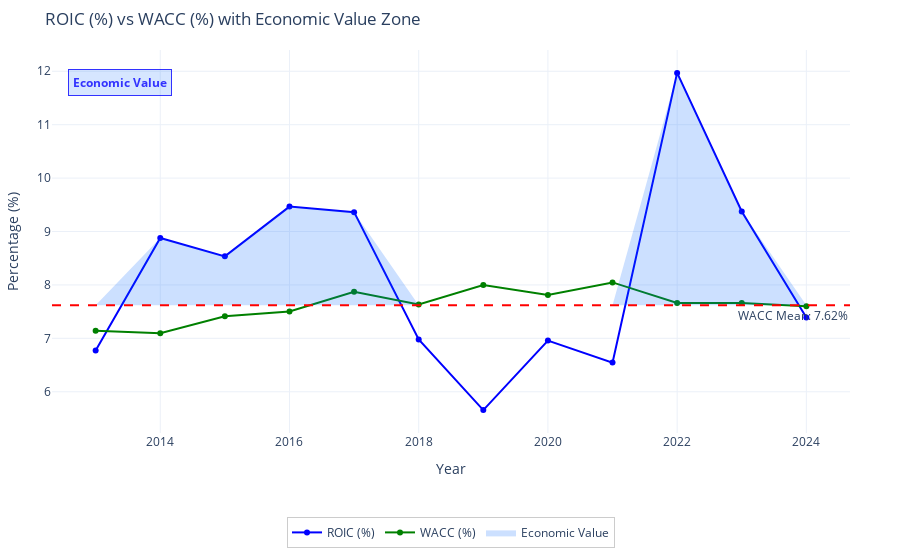

Here is the notebook cell this chart was saved with:
### Markdown cell above
# Corporate Finance

### Code cell
import plotly.graph_objects as go
import numpy as np
import pandas as pd

# Get the years from both DataFrames
ratio_years = Ratio[('Meta', 'Năm')].astype(int).values
result_years = result_df['yearReport'].astype(int).values

# Find common years
common_years = sorted(list(set(ratio_years).intersection(set(result_years))))

# Filter and sort both DataFrames by common years
ratio_filtered = Ratio[Ratio[('Meta', 'Năm')].astype(int).isin(common_years)]
ratio_filtered = ratio_filtered.sort_values(('Meta', 'Năm'))

result_filtered = result_df[result_df['yearReport'].astype(int).isin(common_years)]
result_filtered = result_filtered.sort_values('yearReport')

# Calculate values using the filtered and aligned data
wacc_mean = result_filtered['wacc_market_based'].mean() * 100
roic_values = ratio_filtered[('Chỉ tiêu khả năng sinh lợi', 'ROIC (%)')] * 100
wacc_values = result_filtered['wacc_market_based'] * 100

# Create the figure
fig = go.Figure()

# Add ROIC line
fig.add_trace(go.Scatter(
    x=ratio_filtered[('Meta', 'Năm')],
    y=roic_values,
    name='ROIC (%)',
    line=dict(color='blue')
))

# Add WACC line
fig.add_trace(go.Scatter(
    x=result_filtered['yearReport'],
    y=wacc_values,
    name='WACC (%)',
    line=dict(color='green')
))

# Add horizontal line at WACC mean
fig.add_hline(
    y=wacc_mean,
    line_dash="dash",
    line_color="red",
    annotation_text=f"WACC Mean: {wacc_mean:.2f}%",
    annotation_position="bottom right"
)

# Only add shaded area if we have data points
if len(roic_values) > 0:
    # Create x values for the shaded area
    x_combined = np.concatenate([ratio_filtered[('Meta', 'Năm')], ratio_filtered[('Meta', 'Năm')][::-1]])
    y_upper = np.where(roic_values > wacc_mean, roic_values, wacc_mean)
    y_lower = np.full_like(roic_values, wacc_mean)
    y_combined = np.concatenate([y_upper, y_lower[::-1]])

    # Add the shaded area
    fig.add_trace(go.Scatter(
        x=x_combined,
        y=y_combined,
        fill='toself',
        fillcolor='rgba(0, 100, 255, 0.2)',
        line=dict(width=0),
        showlegend=True,
        name='Economic Value',
        legendgroup='economic_value',
        hoverinfo='skip'
    ))

# Add Economic Value annotation in upper left corner
fig.add_annotation(
    x=0.02,  # Left side
    y=0.95,  # Top side
    xref="paper",  # Use paper coordinates (0-1)
    yref="paper",  # Use paper coordinates (0-1)
    text="<b>Economic Value</b>",
    showarrow=False,
    font=dict(
        size=12,
        color="blue"
    ),
    bgcolor='rgba(0, 100, 255, 0.2)',  # Same as fill color
    bordercolor="blue",
    borderwidth=1,
    borderpad=4,
    opacity=0.8,
    xanchor="left",  # Left-align the text
    yanchor="top"    # Anchor at the top
)

# Update layout with legend at bottom
fig.update_layout(
    title='ROIC (%) vs WACC (%) with Economic Value Zone',
    xaxis_title='Year',
    yaxis_title='Percentage (%)',
    showlegend=True,
    template='plotly_white',
    hovermode='x unified',
    margin=dict(t=50, l=50, r=50, b=80),  # Added more bottom margin for legend
    legend=dict(
        orientation="h",  # Horizontal legend
        yanchor="bottom",
        y=-0.3,  # Position below the x-axis
        xanchor="center",
        x=0.5,   # Center the legend
        bgcolor='rgba(255, 255, 255, 0.7)',
        bordercolor='rgba(0, 0, 0, 0.2)',
        borderwidth=1
    )
)

# Show the plot
fig.show()

### Figure 1 — Plotly figure (JSON) as saved in the notebook; plotly's stock layout.template omitted (floating-point values rounded to 4 significant figures)
{"data": [{"line": {"color": "blue"}, "name": "ROIC (%)", "type": "scatter", "x": [2013, 2014, 2015, 2016, 2017, 2018, 2019, 2020, 2021, 2022, 2023, 2024], "y": [6.772, 8.879, 8.535, 9.466, 9.363, 6.978, 5.657, 6.958, 6.546, 11.97, 9.375, 7.392]}, {"line": {"color": "green"}, "name": "WACC (%)", "type": "scatter", "x": [2013, 2014, 2015, 2016, 2017, 2018, 2019, 2020, 2021, 2022, 2023, 2024], "y": [7.143, 7.096, 7.412, 7.503, 7.874, 7.635, 7.998, 7.81, 8.047, 7.661, 7.661, 7.601]}, {"fill": "toself", "fillcolor": "rgba(0, 100, 255, 0.2)", "hoverinfo": "skip", "legendgroup": "economic_value", "line": {"width": 0}, "name": "Economic Value", "showlegend": true, "type": "scatter", "x": [2013, 2014, 2015, 2016, 2017, 2018, 2019, 2020, 2021, 2022, 2023, 2024, 2024, 2023, 2022, 2021, 2020, 2019, 2018, 2017, 2016, 2015, 2014, 2013], "y": [7.62, 8.879, 8.535, 9.466, 9.363, 7.62, 7.62, 7.62, 7.62, 11.97, 9.375, 7.62, 7.62, 7.62, 7.62, 7.62, 7.62, 7.62, 7.62, 7.62, 7.62, 7.62, 7.62, 7.62]}], "layout": {"annotations": [{"showarrow": false, "text": "WACC Mean: 7.62%", "x": 1, "xanchor": "right", "xref": "x domain", "y": 7.62, "yanchor": "top", "yref": "y"}, {"bgcolor": "rgba(0, 100, 255, 0.2)", "bordercolor": "blue", "borderpad": 4, "borderwidth": 1, "font": {"color": "blue", "size": 12}, "opacity": 0.8, "showarrow": false, "text": "<b>Economic Value</b>", "x": 0.02, "xanchor": "left", "xref": "paper", "y": 0.95, "yanchor": "top", "yref": "paper"}], "hovermode": "x unified", "legend": {"bgcolor": "rgba(255, 255, 255, 0.7)", "bordercolor": "rgba(0, 0, 0, 0.2)", "borderwidth": 1, "orientation": "h", "x": 0.5, "xanchor": "center", "y": -0.3, "yanchor": "bottom"}, "margin": {"b": 80, "l": 50, "r": 50, "t": 50}, "shapes": [{"line": {"color": "red", "dash": "dash"}, "type": "line", "x0": 0, "x1": 1, "xref": "x domain", "y0": 7.62, "y1": 7.62, "yref": "y"}], "showlegend": true, "title": {"text": "ROIC (%) vs WACC (%) with Economic Value Zone"}, "xaxis": {"title": {"text": "Year"}}, "yaxis": {"title": {"text": "Percentage (%)"}}}}
